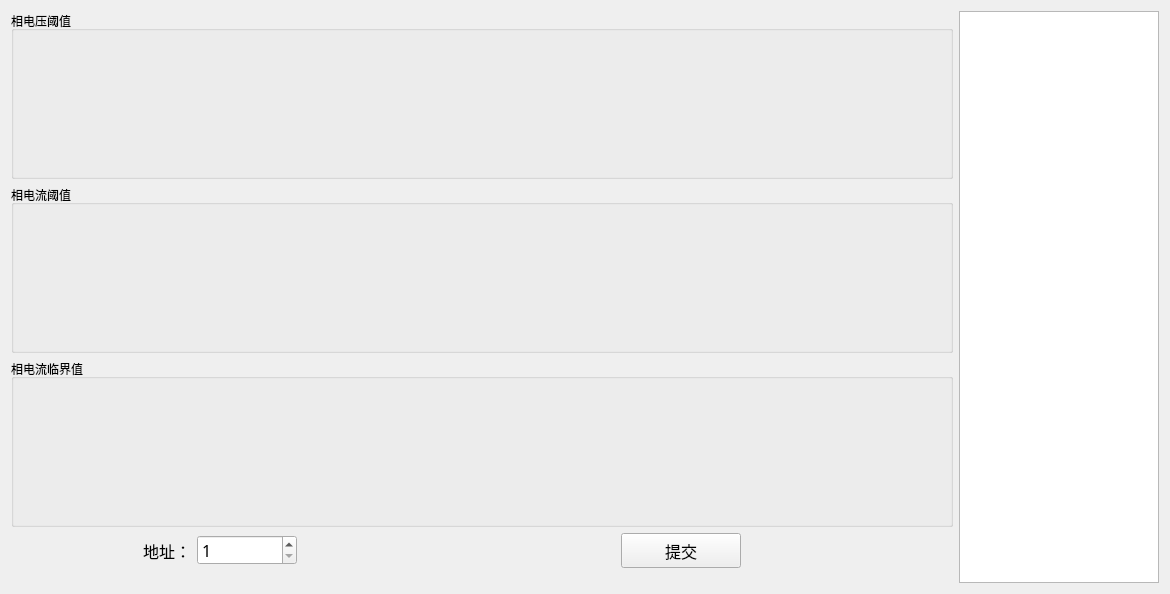
<?xml version="1.0" encoding="UTF-8"?>
<ui version="4.0">
 <class>MpduRtuTest_LineWid</class>
 <widget class="QWidget" name="MpduRtuTest_LineWid">
  <property name="geometry">
   <rect>
    <x>0</x>
    <y>0</y>
    <width>1170</width>
    <height>594</height>
   </rect>
  </property>
  <property name="windowTitle">
   <string>Form</string>
  </property>
  <layout class="QGridLayout" name="gridLayout">
   <item row="0" column="0">
    <layout class="QVBoxLayout" name="verticalLayout">
     <item>
      <widget class="QGroupBox" name="volGroup">
       <property name="title">
        <string>相电压阈值</string>
       </property>
      </widget>
     </item>
     <item>
      <widget class="QGroupBox" name="curGroup">
       <property name="title">
        <string>相电流阈值</string>
       </property>
      </widget>
     </item>
     <item>
      <widget class="QGroupBox" name="groupBox">
       <property name="title">
        <string>相电流临界值</string>
       </property>
      </widget>
     </item>
     <item>
      <widget class="QWidget" name="widget" native="true">
       <property name="maximumSize">
        <size>
         <width>16777215</width>
         <height>50</height>
        </size>
       </property>
       <widget class="QLabel" name="label">
        <property name="geometry">
         <rect>
          <x>80</x>
          <y>0</y>
          <width>100</width>
          <height>35</height>
         </rect>
        </property>
        <property name="minimumSize">
         <size>
          <width>100</width>
          <height>30</height>
         </size>
        </property>
        <property name="font">
         <font>
          <family>微软雅黑</family>
          <pointsize>12</pointsize>
         </font>
        </property>
        <property name="text">
         <string>地址：</string>
        </property>
        <property name="alignment">
         <set>Qt::AlignRight|Qt::AlignTrailing|Qt::AlignVCenter</set>
        </property>
       </widget>
       <widget class="QPushButton" name="pushButton">
        <property name="geometry">
         <rect>
          <x>610</x>
          <y>0</y>
          <width>120</width>
          <height>35</height>
         </rect>
        </property>
        <property name="minimumSize">
         <size>
          <width>120</width>
          <height>35</height>
         </size>
        </property>
        <property name="font">
         <font>
          <family>微软雅黑</family>
          <pointsize>12</pointsize>
         </font>
        </property>
        <property name="text">
         <string>提交</string>
        </property>
       </widget>
       <widget class="QSpinBox" name="spinBox">
        <property name="geometry">
         <rect>
          <x>186</x>
          <y>2</y>
          <width>100</width>
          <height>30</height>
         </rect>
        </property>
        <property name="minimumSize">
         <size>
          <width>100</width>
          <height>30</height>
         </size>
        </property>
        <property name="font">
         <font>
          <family>微软雅黑</family>
          <pointsize>12</pointsize>
         </font>
        </property>
        <property name="minimum">
         <number>1</number>
        </property>
       </widget>
      </widget>
     </item>
    </layout>
   </item>
   <item row="0" column="1">
    <widget class="QTextEdit" name="textEdit">
     <property name="sizePolicy">
      <sizepolicy hsizetype="Expanding" vsizetype="Expanding">
       <horstretch>0</horstretch>
       <verstretch>0</verstretch>
      </sizepolicy>
     </property>
     <property name="minimumSize">
      <size>
       <width>200</width>
       <height>400</height>
      </size>
     </property>
     <property name="maximumSize">
      <size>
       <width>150</width>
       <height>16777215</height>
      </size>
     </property>
     <property name="font">
      <font>
       <family>微软雅黑</family>
       <pointsize>12</pointsize>
      </font>
     </property>
    </widget>
   </item>
  </layout>
 </widget>
 <resources/>
 <connections/>
</ui>
